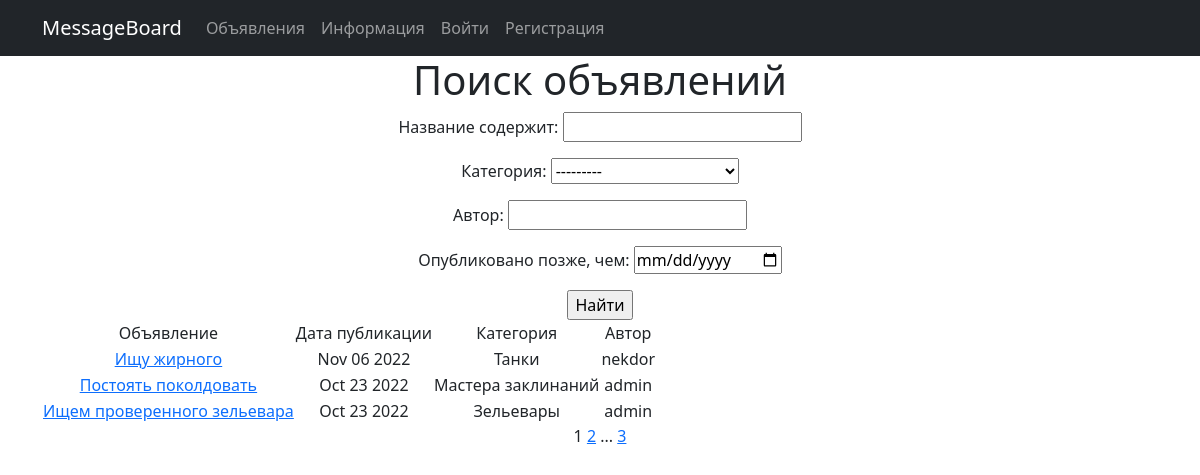
The page / on the database its author committed.
### board/models.py (models this page shows, shortened)
class Message(models.Model):
    author = models.ForeignKey(User, on_delete=models.CASCADE, blank=True, null=True)
    CATEGORIES = [
        ('tanks', 'Танки'),
        ('healers', 'Хилы'),
        ('dd', 'ДД'),
        ('merchants', 'Торговцы'),
        ('guildmasters', 'Гилдмастеры'),
        ('questgivers', 'Квестгиверы'),
        ('smiths', 'Кузнецы'),
        ('tanners', 'Кожевники'),
        ('potionmasters', 'Зельевары'),
        ('spellmasters', 'Мастера заклинаний'),
    ]
    category = models.CharField(max_length=100, choices=CATEGORIES, default='tanks')
    title = models.CharField(max_length=100, blank=True, null=False)
    content = RichTextUploadingField(blank=True, null=True, extra_plugins=['youtube'])
    post_time = models.DateTimeField(auto_now_add=True)

### board/views.py (the view)
# urls.py: path('', MessageList.as_view(), name='message_list'),
class MessageList(ListView):
    model = Message
    ordering = '-post_time'
    template_name = 'messages.html'
    context_object_name = 'messages'
    paginate_by = 3
    def get_context_data(self, **kwargs):
        context = super().get_context_data(**kwargs)
        context['filterset'] = self.filterset
        return context
    def get_queryset(self):
        queryset = super().get_queryset()
        self.filterset = MessageFilter(self.request.GET, queryset)
        return self.filterset.qs

### board/templatetags/custom_tags.py (called while the page is built)
@register.simple_tag(takes_context=True)
def url_replace(context, **kwargs):
    d = context['request'].GET.copy()
    for k, v in kwargs.items():
        d[k] = v
    return d.urlencode()

### templates/messages.html (shortened to what this page needs)
{% extends 'paginated.html' %}
{% block main_content %}
    <h1>Поиск объявлений</h1>
    <form action="" method="get">
    {{ filterset.form.as_p }}
    <input type="submit" value="Найти" />
    </form>
    {% if messages %}
        <table>
            <tr>
                <td>Объявление</td>
                <td>Дата публикации</td>
                <td>Категория</td>
                <td>Автор</td>
            </tr>
            {% for message in messages %}
            <tr>
                <td><a href={{ message.pk }}/> {{ message.title }} </a></td>
                <td>{{ message.post_time|date:'M d Y' }}</td>
                <td>{{ message.get_category_display }} </td>
                <td>{{ message.author.username }} </td>
            </tr>
            {% endfor %}
        </table>
   {% else %}
       <h2>Объявлений нет!</h2>
   {% endif %}
{% endblock main_content %}

### templates/paginated.html (shortened to what this page needs)
{% extends 'flatpages/default.html' %}
{% block content %}
   {% load custom_tags %}
   {% block main_content %}
   {% endblock main_content %}
   {{ page_obj.number }}
   {% if page_obj.has_next %}
       <a href="?{% url_replace page=page_obj.next_page_number %}">{{ page_obj.next_page_number }}</a>
       {% if paginator.num_pages != page_obj.next_page_number %}
           ...
           <a href="?{% url_replace page=page_obj.paginator.num_pages %}">{{ page_obj.paginator.num_pages }}</a>
       {% endif %}
   {% endif %}
{% endblock content %}

### templates/flatpages/default.html (shortened to what this page needs)
{% load static %}
<!DOCTYPE html>
<html lang="en">
    <head>
        <link href="{% static 'css/styles.css' %}" rel="stylesheet" />
    </head>
    <body>
        <nav class="navbar navbar-expand-lg navbar-dark bg-dark static-top">
            <div class="container">
                <a class="navbar-brand" href="#">MessageBoard</a>
                <div class="collapse navbar-collapse" id="navbarResponsive">
                    <ul class="navbar-nav ml-auto">
                        <li class="nav-item active">
                            <a class="nav-link" href="/">Объявления</a>
                        </li>
                        <li class="nav-item">
                            <a class="nav-link" href="/about/">Информация</a>
                        </li>
                        {% if request.user.username %}
                        <li class="nav-item">
                            <a class="nav-link" href="/replies/">Мои отклики</a>
                        </li>
                        <li class="nav-item">
                            <a class="nav-link" href="/create/">Новое объявление</a>
                        </li>
                        <li class="nav-item">
                            <a class="nav-link" href="/logout/">Выйти</a>
                        </li>
                        {% else %}
                        <li class="nav-item">
                            <a class="nav-link" href="/login/">Войти</a>
                        </li>
                        <li class="nav-item">
                            <a class="nav-link" href="/signup/">Регистрация</a>
                        </li>
                        {% endif %}
                    </ul>
                </div>
            </div>
        </nav>
        <div class="container">
            <div class="row">
                <div class="col-lg-12 text-center">
                {% block content %}{% endblock content %}
                </div>
            </div>
        </div>
    </body>
</html>

### rows shown on the page
Message: title "Ищу жирного", post_time "Nov 06 2022", category "Танки", author.username "nekdor"
Message: title "Постоять поколдовать", post_time "Oct 23 2022", category "Мастера заклинаний", author.username "admin"
Message: title "Ищем проверенного зельевара", post_time "Oct 23 2022", category "Зельевары", author.username "admin"

### other values the page prints
{{ page_obj.number }} "1"
{{ page_obj.next_page_number }} "2"
{{ page_obj.paginator.num_pages }} "3"
